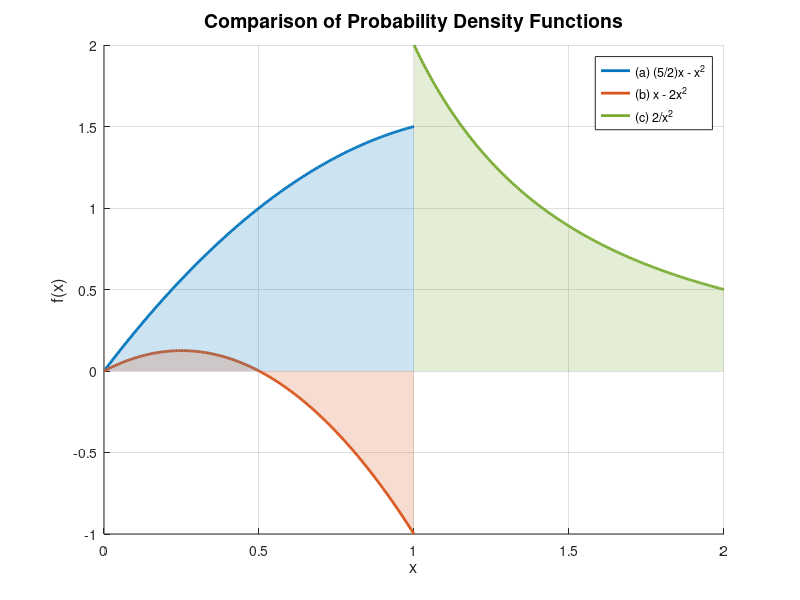

This chart was generated by the following MATLAB code: (Note: this script raises an error after producing the figure.)
% ==============================================================
%   Statistics and Adjustment Theory
%   Author: Om Prakash Bhandari & Sandesh Pokhrel
%   Date: 09.11.2025
% ==============================================================


% [B] Probability Density Function (PDF)

% (5) Check which of the following functions is a probability
% density function and explain why.

% pdf requirements:

% -- f(x) should be greater than or equal to 0
% -- integral of f(x) should equal to 1

% verify integrals for the mentioned three functions ....

% (a)
fa = @(x) (5/2).*x - x.^2;
Ia = integral(fa, 0, 1);

% (b)
fb = @(x) x - 2.*x.^2;
Ib = integral(fb, 0, 1);

% (c)
fc = @(x) 2./(x.^2);
Ic = integral(fc, 1, 2);

fprintf('Integral (a) = %.4f\n', Ia);
fprintf('Integral (b) = %.4f\n', Ib);
fprintf('Integral (c) = %.4f\n', Ic);

% Plotting all three functions to see why only function (c)
% is a probability density function

% -- define x-ranges
x1 = linspace(0,1,200); % for (a) & (b)
x2 = linspace(1,2,200); % for (c)

% -- compute function values
y1a = fa(x1);
y1b = fb(x1);
y2c = fc(x2);

% -- create figure
figure;
hold on; grid on;

% plot each function with labels
plot(x1, y1a, 'LineWidth', 2, 'Color', [0 0.45 0.74]); % blue
plot(x1, y1b, 'LineWidth', 2, 'Color', [0.85 0.33 0.10]); % orange
plot(x2, y2c, 'LineWidth', 2, 'Color', [0.47 0.67 0.19]); % green

% -- add details
xlabel('x', 'FontSize', 12);
ylabel('f(x)', 'FontSize', 12);
title('Comparison of Probability Density Functions', 'FontSize', 14);

% -- visualize the area under the curve
% Shade area for (a)
fill([x1 fliplr(x1)], [y1a zeros(size(y1a))], [0 0.45 0.74], ...
    'FaceAlpha', 0.2, 'EdgeColor', 'none');
% Shade area for (b)
fill([x1 fliplr(x1)], [y1b zeros(size(y1b))], [0.85 0.33 0.10], ...
    'FaceAlpha', 0.2, 'EdgeColor', 'none');
% Shade area for (c)
fill([x2 fliplr(x2)], [y2c zeros(size(y2c))], [0.47 0.67 0.19], ...
    'FaceAlpha', 0.2, 'EdgeColor', 'none');


legend({'(a) (5/2)x - x^2', '(b) x - 2x^2', '(c) 2/x^2'}, ...
    'Location', 'northeast');
yline(0, '--k'); % horizontal line at f(x)=0
hold off;



% --------------------------------------------------------------



% (6) Cumulative Distribution Function

% The Cumulative Distribution Function (CDF), of a real-valued random
% variable X, evaluated at x, is the probability function that X will
% take a value less than or equal to x. It is used to describe the
% probability distribution of random variables in a table.

clear; clc; close all;

% -- define pdf as anonymous function
f = @(x) (x>0 & x<1).*1;  % 1 for 0<x<1, else 0

% -- numeric cdf values at some points
x_test = [-0.5, 0, 0.25, 0.5, 0.75, 1, 1.5];
F_numeric = arrayfun(@(x) integral(f, -inf, x), x_test);

% -- numeric expectation via integral
E_numeric = integral(@(t) t.*f(t), -inf, inf);

fprintf('Numeric cdf at test points:\n');
disp(table(x_test', F_numeric', 'VariableNames', {'x', 'F(x)'} ));

% -- display numeric expectation result
fprintf('Numeric expectation E(X) = %.6f\n', E_numeric);

% --- Simulation check ---
N = 1e6;

% generates Uniform(0,1) samples
X = rand(N,1);           
E_sim = mean(X);

fprintf('Simulated mean (N=%d) = %.6f\n', N, E_sim);

% -- plot analytic CDF and empirical CDF --

x_plot = linspace(-0.5,1.5,400);
F_plot = arrayfun(@(x) integral(f, -inf, x), x_plot);

figure;
plot(x_plot, F_plot, 'LineWidth', 2); hold on;

% empirical CDF from simulation
ecdf(X);

xlabel('x'); ylabel('F(x)');
title('Analytic CDF and Empirical CDF');
legend('Analytic F(x)','Empirical CDF (simulation)','Location','southeast');
grid on;



% --------------------------------------------------------------


% (7) Computation of expectation values

clear; clc; close all;

mu = 120;
E_x = mu;

E_y1 = E_x - 15;
E_y2 = (4/3)*E_x - 27;

fprintf('E[y1] = %d\n', E_y1);
fprintf('E[y2] = %d\n', E_y2);



% ========================================================= %
